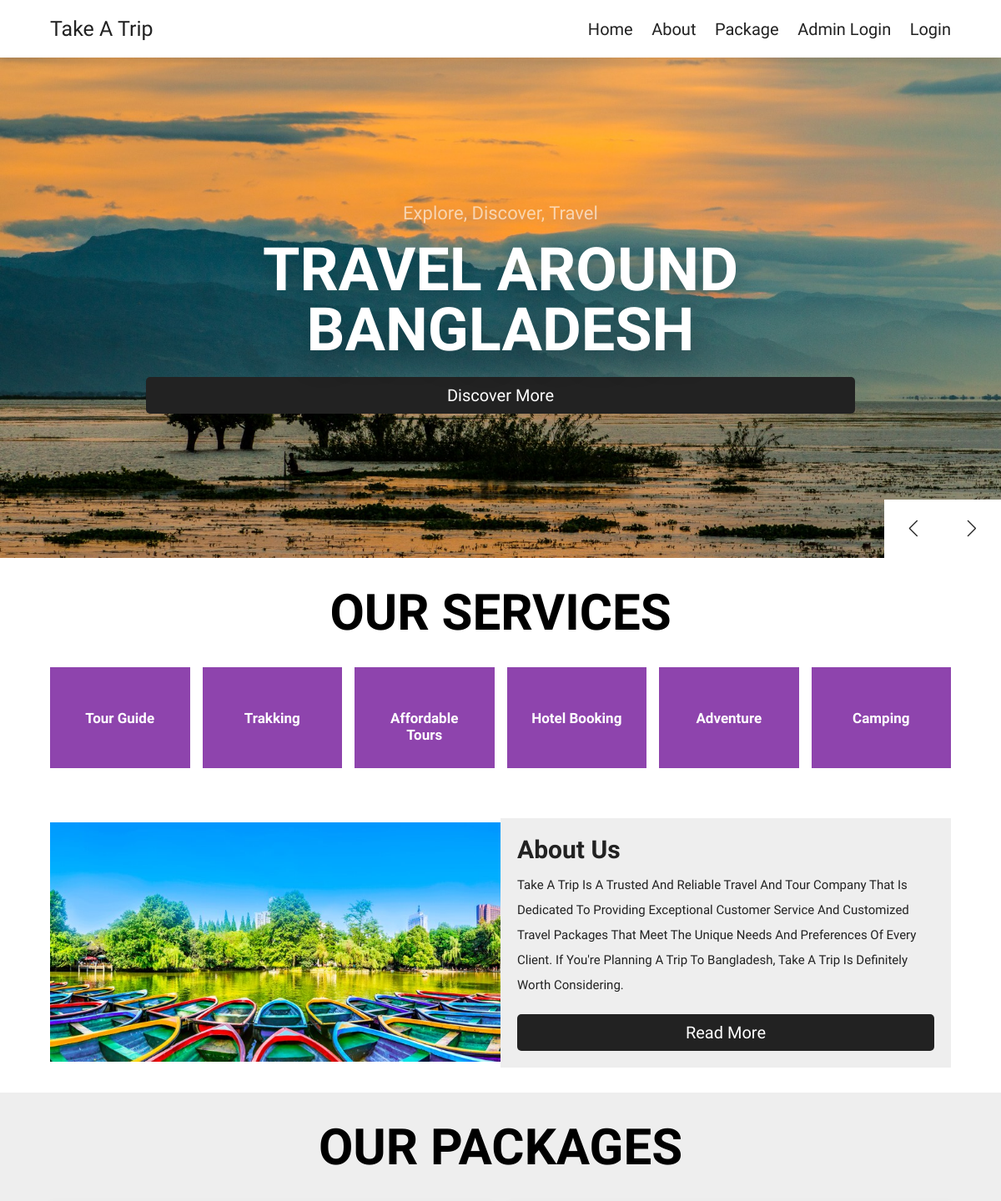
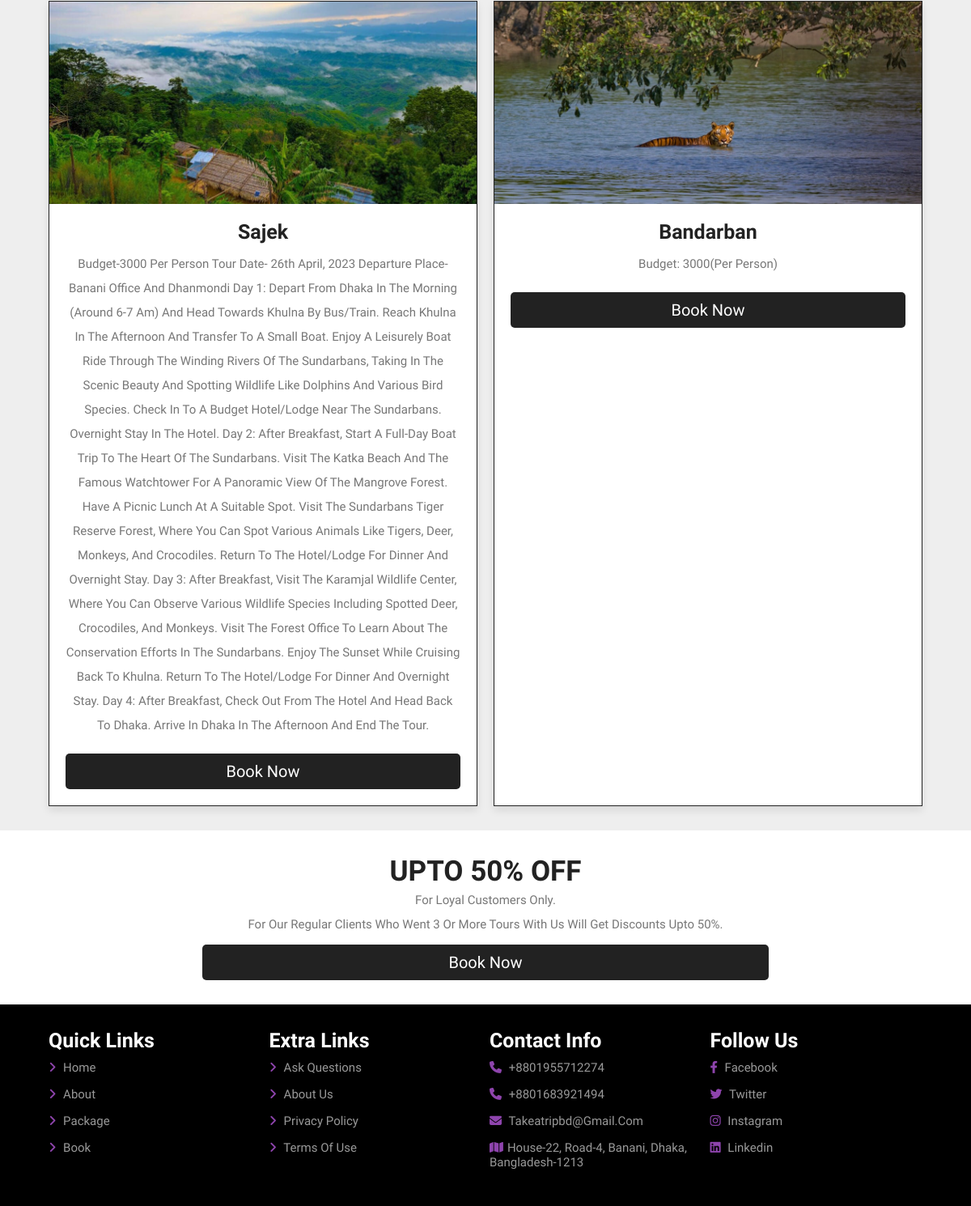
The app's page /home.php with its own data (2 pictures, top to bottom).
### tables this page shows
CREATE TABLE `packages` (
  `id` int(11) NOT NULL,
  `title` varchar(27) DEFAULT NULL,
  `description` longtext DEFAULT NULL,
  `image` varchar(27) DEFAULT NULL
);

### home.php (the view, shortened to what this page needs)
<!DOCTYPE html>
<html lang="en">
<head>
<link rel="stylesheet" href="https://cdn.jsdelivr.net/npm/swiper@8/swiper-bundle.min.css"/>
<link rel="stylesheet" href= "https://cdnjs.cloudflare.com/ajax/libs/font-awesome/6.3.0/css/all.min.css">
<link rel="stylesheet" href="style.css">
</head>
<body>
<section class="header">
    <a href="home.php" class="logo">Take a Trip</a>
    <nav class="navbar">
        <a href="home.php">Home</a>
        <a href="about.php">about</a>
        <a href="package.php">package</a>
        <a href="login.php">admin login</a>
        <a href="user_login.php">login</a>
    </nav>
</section>
<section class="home">
    <div class="swiper home-slider ">
        <div class="swiper-wrapper">
            <div class="swiper-slide slide" style="background:url('images/36.jpeg') no-repeat">
                <div class="content">
                    <span>explore, discover, travel</span>
                    <h3>travel around Bangladesh</h3>
                    <a href="package.php" class="btn">discover more</a>
                </div>
            </div>
        </div>
        <div class="swiper-button-next"></div>
        <div class="swiper-button-prev"></div>
    </div>
</section>
<section class="services">
    <h1 class="heading-title">Our services</h1>
    <div class="box-container">
        <div class="box">
            <h3>Tour Guide</h3>
        </div>
        <div class="box">
            <h3>Trakking</h3>
        </div>
        <div class="box">
            <h3>Affordable Tours</h3>
        </div>
        <div class="box">
            <h3>Hotel Booking</h3>
        </div>
        <div class="box">
            <h3>Adventure</h3>
        </div>
        <div class="box">
            <h3>Camping</h3>
        </div>
    </div>
</section>
<section class="home-about">
    <div class="image">
        <img src="images/33.jpg" alt="">
    </div>
    <div class="content">
        <h3>about us</h3>
        <p>Take A Trip is a trusted and reliable travel and tour company that is dedicated to providing exceptional customer service and customized travel packages that meet the unique needs and preferences of every client. If you're planning a trip to Bangladesh, Take A Trip is definitely worth considering.</p>
        <a href="about.php" class="btn">read more</a>
    </div>
</section>
<?php
    require_once('admin/db.php');
    if ($result = $mysqli->query("SELECT * FROM packages")) {
    }
?>
<section class="home-packages">
    <h1 class="heading-title">our packages</h1>
    <div class="box-container">
        <?php foreach($result as $item) { ?>
        <div class="box">
            <div class="image">
                <img src="admin/<?php $_SERVER['SERVER_NAME'].dirname($_SERVER["REQUEST_URI"]) ?><?php echo $item['image'] ?>" alt="">
            </div>
            <div class="content">
                <h3><?php echo $item['title'] ?></h3>
                <p> <?php echo $item['description'] ?> </p>
                <a href="book.php" class="btn">Book Now</a>
            </div>
        </div>
        <?php } ?>
    </div>
</section>
<section class="home-offer">
    <div class="content">
        <h3>upto 50% off</h3>
        <p>For loyal customers Only.</p>
        <p>For our regular clients who went 3 or more tours with us will get discounts upto 50%.</p>
        <a href="book.php" class="btn">book now</a>
    </div>
</section>
<section class="footer">
        <div class="box-container">
            <div class="box">
                <h3>quick links</h3>
                <a href="home.php"><i class="fas fa-angle-right"></i> home</a>
                <a href="about.php"><i class="fas fa-angle-right"></i> about</a>
                <a href="package.php"><i class="fas fa-angle-right"></i> package</a>
                <a href="book.php"><i class="fas fa-angle-right"></i> book</a>
            </div>
            <div class="box">
                <h3>extra links</h3>
                <a href="#"><i class="fas fa-angle-right"></i> ask questions</a>
                <a href="#"><i class="fas fa-angle-right"></i> about us</a>
                <a href="#"><i class="fas fa-angle-right"></i> privacy policy</a>
                <a href="#"><i class="fas fa-angle-right"></i> terms of use</a>
            </div>
            <div class="box">
                <h3>contact info</h3>
                <a href="#"><i class="fas fa-phone"></i> +8801955712274</a>
                <a href="#"><i class="fas fa-phone"></i> +8801683921494</a>
                <a href="#"><i class="fas fa-envelope"></i> takeatripbd@gmail.com</a>
                <a href="#"><i class="fas fa-map"></i>House-22, Road-4, Banani, Dhaka, Bangladesh-1213</a>
            </div>
            <div class="box">
                <h3>follow us</h3>
                <a href="#"> <i class="fab fa-facebook-f"></i> facebook</a>
                <a href="#"> <i class="fab fa-twitter"></i> twitter</a>
                <a href="#"> <i class="fab fa-instagram"></i> instagram</a>
                <a href="#"> <i class="fab fa-linkedin"></i> linkedin</a>
            </div>
        </div>
    </section>
</body>
</html>

### records on screen
packages: image (picture), title "Sajek", description "Budget-3000 Per Person Tour Date- 26th April, 2023 Departure Place- Banani Office And Dhanmondi Day 1: Depart From Dhaka In The Morning (Around 6-7 Am) And Head Towards Khulna By Bus/Train. Reach Khulna In The Afternoon And Transfer To A Small Boat. Enjoy A Leisurely Boat Ride Through The Winding Rivers Of The Sundarbans, Taking In The Scenic Beauty And Spotting Wildlife Like Dolphins And Various Bird Species. Check In To A Budget Hotel/Lodge Near The Sundarbans. Overnight Stay In The Hotel. Day 2: After Breakfast, Start A Full-Day Boat Trip To The Heart Of The Sundarbans. Visit The Katka Beach And The Famous Watchtower For A Panoramic View Of The Mangrove Forest. Have A Picnic Lunch At A…"
packages: image (picture), title "Bandarban", description "Budget: 3000(Per Person)"
